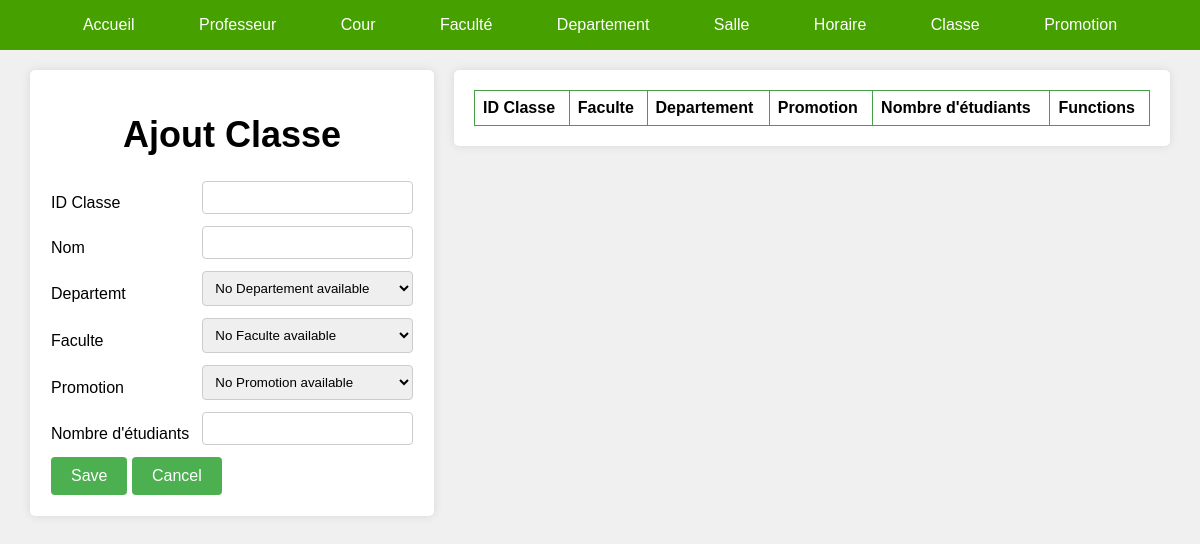
Before: /admin/GestionClasse/ajoutClasse.php with the older database file.
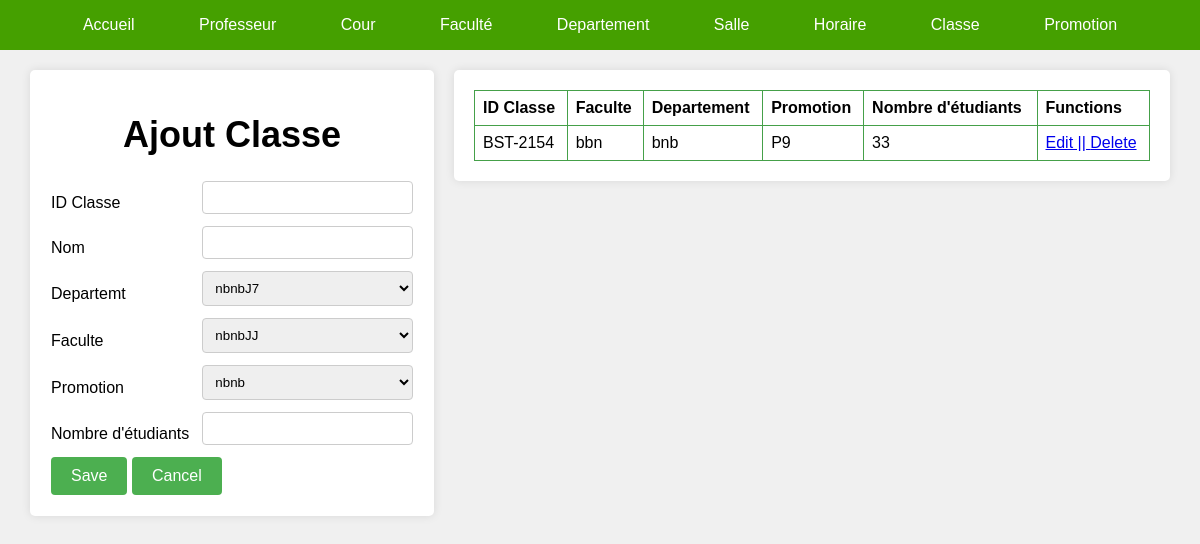
After: the same page with the newer database file.
### tables this page shows
CREATE TABLE `classe` (
  `id` varchar(20) NOT NULL,
  `Nom` varchar(10) NOT NULL,
  `Departement` text NOT NULL,
  `Faculte` text NOT NULL,
  `Promotion` text NOT NULL,
  `classe` text NOT NULL,
  `NumberStudents` int(11) NOT NULL
);

### admin/GestionClasse/ajoutClasse.php (the view, shortened to what this page needs)
<!DOCTYPE html>
<html>
<head>
</head>
<body>
  <?php
    include("../Menu.php");
  ?>
  <div class="wrapper">
    <div class="form">
        <form method="POST">
        <h1>Ajout Classe</h1>
          <table>
              <tr>
                <td> ID Classe </td>
                <td><input type="text" name="id" /></td>
              </tr>
              <tr>
                <td> Nom </td>
                <td><input type="text" name="Nom" /></td>
              </tr>
              <tr>
                <td> Departemt</td>
                <td><select name="Departement" id="options">
                    <?php include '../../option/optionsDepartement.php'; ?>
                </select></td>
              </tr>
              <tr>
                <td> Faculte</td>
                <td><select name="Faculte" id="options">
                    <?php include '../../option/optionsFaculte.php'; ?>
                </select></td>
              </tr>
              <tr>
                <td> Promotion</td>
                <td> <select name="Promotion" id="options">
                    <?php include '../../option/optionsPromotion.php'; ?>
                </select></td>
              </tr>
              <tr>
                <td> Nombre d'étudiants</td>
                <td> <input type="number" name="NombreEtudiants" />
                </td>
              </tr>
            <tr>
              <td colspan="2">
                <input type="submit" name="submit" value="Save" />
                <input type="reset" value="Cancel" />
              </td>
            </tr>
          </table>
        </form>
    </div>
    <div class="table">
    <table>
            <tr>
              <th>ID Classe</th>
              <th>Faculte</th>
              <th>Departement</th>
              <th>Promotion</th>
              <th>Nombre d'étudiants</th>
              <th>Functions</th>
            </tr>
            <?php
                include("../connexion.php");
                $sql = "SELECT * FROM classe";
                $stmtSelect = $connexion->prepare($sql);
                $stmtSelect ->execute();
                $classes = $stmtSelect->fetchAll(PDO::FETCH_ASSOC);
                foreach($classes as $classe):
                ?>
            <tr>
                <td> <?php echo $classe['id'];?></td>
                <td><?php echo $classe['Faculte']; ?></td>
                <td> <?php echo $classe['Departement'];?></td>
                <td> <?php echo $classe['Promotion'];?></td>
                <td> <?php echo $classe['NumberStudents'];?></td>
                <td><a href="ModifierClasse.php?modife=<?php echo $classe['id'] ?>"> Edit || <a href="ajoutClasse.php?supp=<?php echo $classe['id'];?>">Delete</td>
            </tr>
            <?php
              endforeach;
            ?>
      </table>
      </div>
  </div>
</body>
</html>

Changed rows visible on the page:
added classe: id "BST-2154", Faculte "bbn", Departement "bnb", Promotion "P9", NumberStudents "33"
Other visible differences:
form field Departement: "No Departement available" → "nbnbJ7"
form field Faculte: "No Faculte available" → "nbnbJJ"
form field Promotion: "No Promotion available" → "nbnb"
